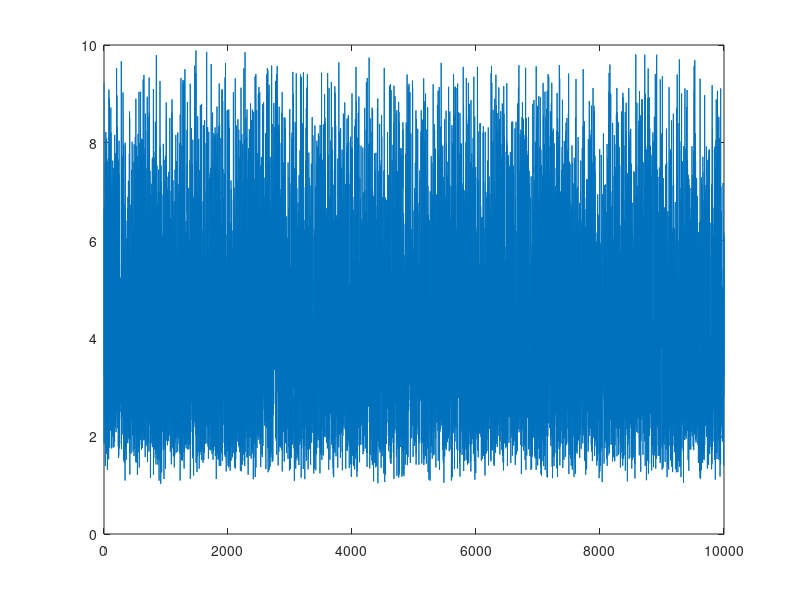

Here is the MATLAB script that generated this plot: (Note: this script raises an error after producing the figure.)
%Q2sol
a=1,b=10,c=2
% function y=trirnd(a,b,c)
%Generates a triangularly distributed random number 
%a  minimum
%b  maximum
%c  mode
NN=10000;
Y=[];
for kk=1:NN
    t = 2/(b-a);
    r = (2/(b-a))/2;
    accept = 0;
    while accept == 0
        y = unifrnd(a,b);
        U = rand;
        if y <= c
            f = 2*(y-a)/((b-a)*(c-a));
        else
            f = 2*(b-y)/((b-a)*(b-c));
        end
        if U < f/t
            accept=1;
        end
    end
    Y=[Y,y];
end
figure,plot(Y)
k1=acNhist(Y);
%%%%%%%%%%%%%%%%%%%%